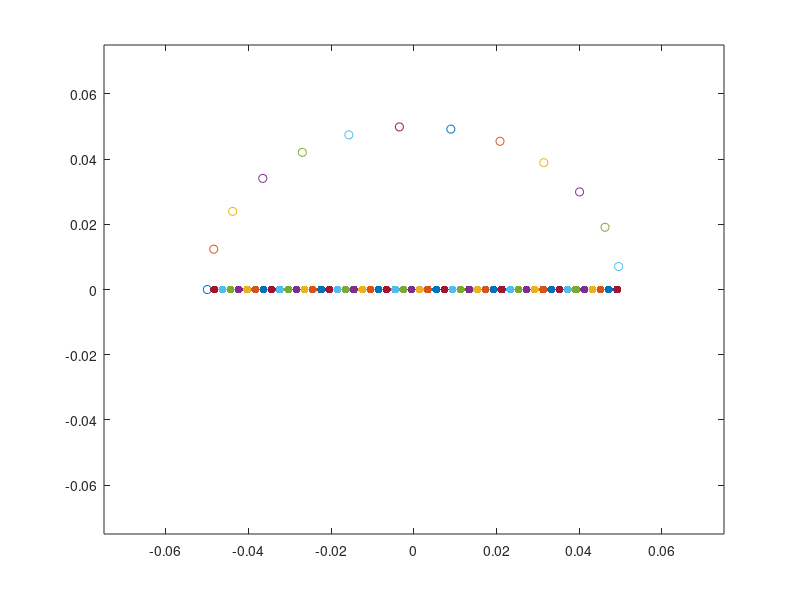

Recreate this plot in MATLAB.
% parametric testing
% playing with the parameters in the elliptical gait

% making an open loop step pattern
a = .05; % step length = 2*a
b = .05; % step height = b
% time t = 0:2*pi parameter for step length
% one quarter of the time it's in the air, 3/4 on ground.
close all;
figure;
plot(0,0); hold on;
xlim([-a a]*1.5);
ylim([-b b ]*1.5);
fractionStep = 1/5;

for t = 0:.1:2*pi

if (t>=0 && t<2*pi*fractionStep) % swing phase
    z = -b*sin(t/fractionStep/2 - pi);
    y = a*cos(t/fractionStep/2 - pi);
    scatter(y,z);
else % stance phase
      y = a - 2*a*(t/(2*pi - 2*pi*fractionStep) - 2*pi*fractionStep/(2*pi - 2*pi*fractionStep));
      z = 0;
      scatter(y,z,'filled');
end


pause(.05);
end
